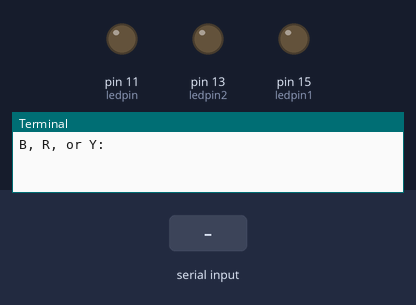
Bench run of a program on a simulated Raspberry Pi (header pin numbers). On the bench: output pins drawn as LEDs (lit = HIGH), the last lines printed to the terminal. The test bench sets the inputs (shaded band).

Above: at 1.2 s.
1.3 s: "B" typed at the terminal, then Enter
At 2.1 s:
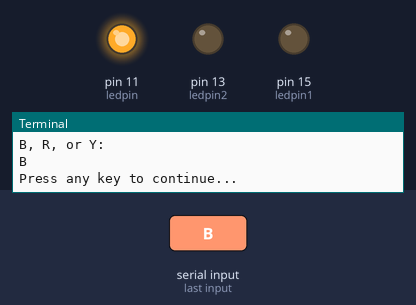
2.8 s: "R" typed at the terminal, then Enter
At 3.2 s:
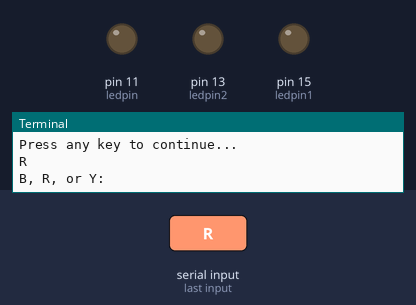
4.3 s: "Y" typed at the terminal, then Enter
At 5.5 s:
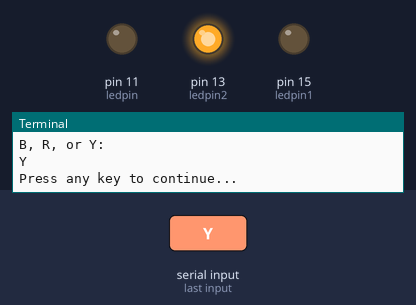
Timing chart, 0 to 7.3 s (numbered marks = the images above; inputs shaded):
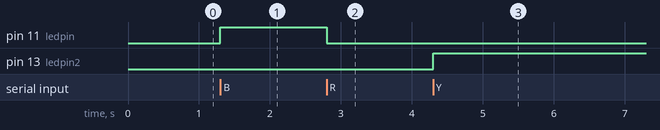

Measured:
- after the input at 1.3 s, pin 11 (ledpin): LOW → HIGH at once
- after the input at 2.8 s, pin 11 (ledpin): HIGH → LOW at once
- after the input at 4.3 s, pin 13 (ledpin2): LOW → HIGH at once

The program:

ledcontrol.py
```python
import RPi.GPIO as GPIO
import time

ledpin = 11
ledpin1 = 15
ledpin2 = 13
#3led = [11, 13, 15]

GPIO.setmode(GPIO.BOARD)
GPIO.setup(ledpin, GPIO.OUT)
GPIO.setup(ledpin1, GPIO.OUT)
GPIO.setup(ledpin2, GPIO.OUT)


try:
    while True:
        GPIO.output(ledpin,False)
        GPIO.output(ledpin1,False)
        GPIO.output(ledpin2,False)

        command = input("B, R, or Y:")
        if command == "B":
             GPIO.output(ledpin,True)
        elif command == "R":
             GPIO.output(ledpin1,True)
        elif command == "Y":
             GPIO.output(ledpin2,True)
        elif command == "A":
             GPIO.output(ledpin,True)
             GPIO.output(ledpin1,True)
             GPIO.output(ledpin2,True)
        input("Press any key to continue...")

except KeyboardInterrupt:
    GPIO.output(ledpin,False)
    GPIO.output(ledpin1,False)
    GPIO.output(ledpin2,False)
    GPIO.cleanup()
```
